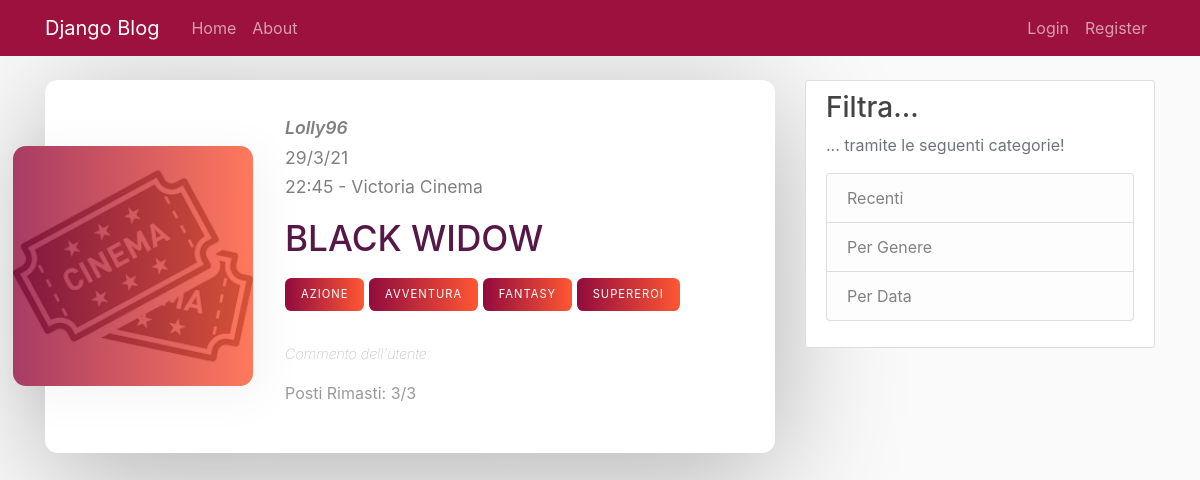
Screenshot of /inviti/invito/3/ with the database file from the repository.
### inviti/models.py (models this page shows, shortened)
class Invito(models.Model):
    cinema = models.CharField(max_length=100, choices=CinemaList.CinemaList.ListaCinema)
    film = models.CharField(max_length=100)
    data = models.DateField(validators=[validators.validate_date])
    orario = models.TimeField()
    limite_persone = models.PositiveSmallIntegerField()
    genere = MultiSelectField(max_length=100, choices=GenreList.GenreList.ListaGeneri)
    utente = models.ForeignKey(User, on_delete=models.CASCADE)
    commento = models.TextField(blank=True)
    data_invito = models.DateTimeField(default=timezone.now)
    partecipanti = models.ManyToManyField(User, related_name='partecipanti', blank=True)
    @property
    def posti_rimasti(self):
        return self.limite_persone - self.partecipanti.count()
    class Meta:
        verbose_name = 'Invito'
        verbose_name_plural = "Inviti"

### inviti/views.py (the view)
# urls.py: path('invito/<int:pk>/', InvitoDetailView.as_view(), name='invito-detail'),
class InvitoDetailView(DetailView):
    model = Invito
    context_object_name = 'invito'
    def get_context_data(self, **kwargs):
        context = super().get_context_data(**kwargs)
        invito = self.get_object()
        if invito.posti_rimasti != invito.limite_persone:
            context['partecipanti_attuali'] = invito.partecipanti.all()
        return context

### inviti/templates/inviti/invito_detail.html (shortened to what this page needs)
{% extends "main/base.html" %}
{% load static %}
{% block content %}
    <div class="invito-item">
        <div class="invito-item__img">
            <img src="{% static 'images/ticket.jpg' %}" alt="">
        </div>
        <div class="invito-item__info">
            <div class="invito-item__user">
                <a href="{% url 'utenti:view_profile' oid=invito.utente.id %}">{{ invito.utente }}</a>
            </div>
            <div class="invito-item__date">
                <span>{{ invito.data|date:"j/n/y" }}</span>
                <span>{{ invito.orario|time:"G:i" }} - {{ invito.cinema }}</span>
            </div>
            <a href="{% url 'invito-detail' invito.id %}"><h1 class="invito-item__title">{{ invito.film }}</h1></a>
            {% for g in invito.genere %}
                <a href="{% url 'inviti-genere' g %}" class="invito-item__cta">{{ g }}</a>
            {% endfor %}
            <p class="invito-item__text" style="margin-top: 1rem; font-style: italic; font-weight: lighter; font-size: 0.9rem;">Commento dell'utente: {{ invito.commento }}</p>
            <p class="invito-item__text">Posti Rimasti: {{ invito.posti_rimasti }}/{{ invito.limite_persone }}</p>
        </div>
    </div>
{% endblock content %}

### inviti/static/inviti/main.css (style rules this page uses)
body { background: #fafafa; color: #333333; margin-top: 5rem; }
h1, h2, h3, h4, h5, h6 { color: #444444; }

### inviti/static/inviti/style.css (style rules this page uses)
*, *::before *::after { margin: 0; padding: 0; box-sizing: border-box; }
img { width: 100%; }
.invito-item { width: 100%; max-width: 98rem; padding: 2rem; background-color: #fff; box-shadow: 0 1.4rem 8rem rgba(0,0,0,0.3); display: flex; align-items: center; border-radius: .8rem; margin-bottom: 1.5rem; }
.invito-item__img { min-width: 15rem; max-width: 15rem; height: 15rem; transform: translateX(-4rem); position: relative; }
.invito-item__img img { width: 100%; height: 100%; object-fit: cover; display: block; border-radius: .8rem; }
.invito-item__img::before { content: ''; width: 100%; height: 100%; position: absolute; top: 0; left: 0; background: linear-gradient(to right, rgba(145, 11, 62, .8), rgba(255, 87, 51, .8)); box-shadow: .5rem .5rem 3rem 1px rgba(0,0,0,.05); border-radius: .8rem; }
.invito-item__user a { display: block; color: rgba(0,0,0,.5); font-size: 1.1rem; font-style: italic; font-weight: 600; margin: .2rem 0; transform: translateX(-2rem); }
.invito-item__date span { display: block; color: rgba(0,0,0,.5); font-size: 1.1rem; font-weight: 400; margin: .2rem 0; transform: translateX(-2rem); }
.invito-item__title { font-size: 2.2rem; margin: 1rem 0 1.2rem; text-transform: uppercase; color: #571847; transform: translateX(-2rem); text-decoration: none; }
.invito-item__text { font-size: 1rem; color: rgba(0,0,0,.4); transform: translateX(-2rem); }
.invito-item__cta { display: inline-block; padding: 0.5rem 1rem; letter-spacing: 1px; text-transform: uppercase; font-size: 0.7rem; color: #fff; background-image: linear-gradient(to right, #910B3E 0%, #FF5733 100%); border-radius: .4rem; text-decoration: none; margin-bottom: 1rem; transform: translateX(-2rem); }

### rows the page displays
Invito: utente "Lolly96", data "29/3/21", orario "22:45", cinema "Victoria Cinema", film "BLACK WIDOW", posti_rimasti "3", limite_persone "3"

### other values shown
{{ g }} "AZIONE" "AVVENTURA" "FANTASY" "SUPEREROI"
